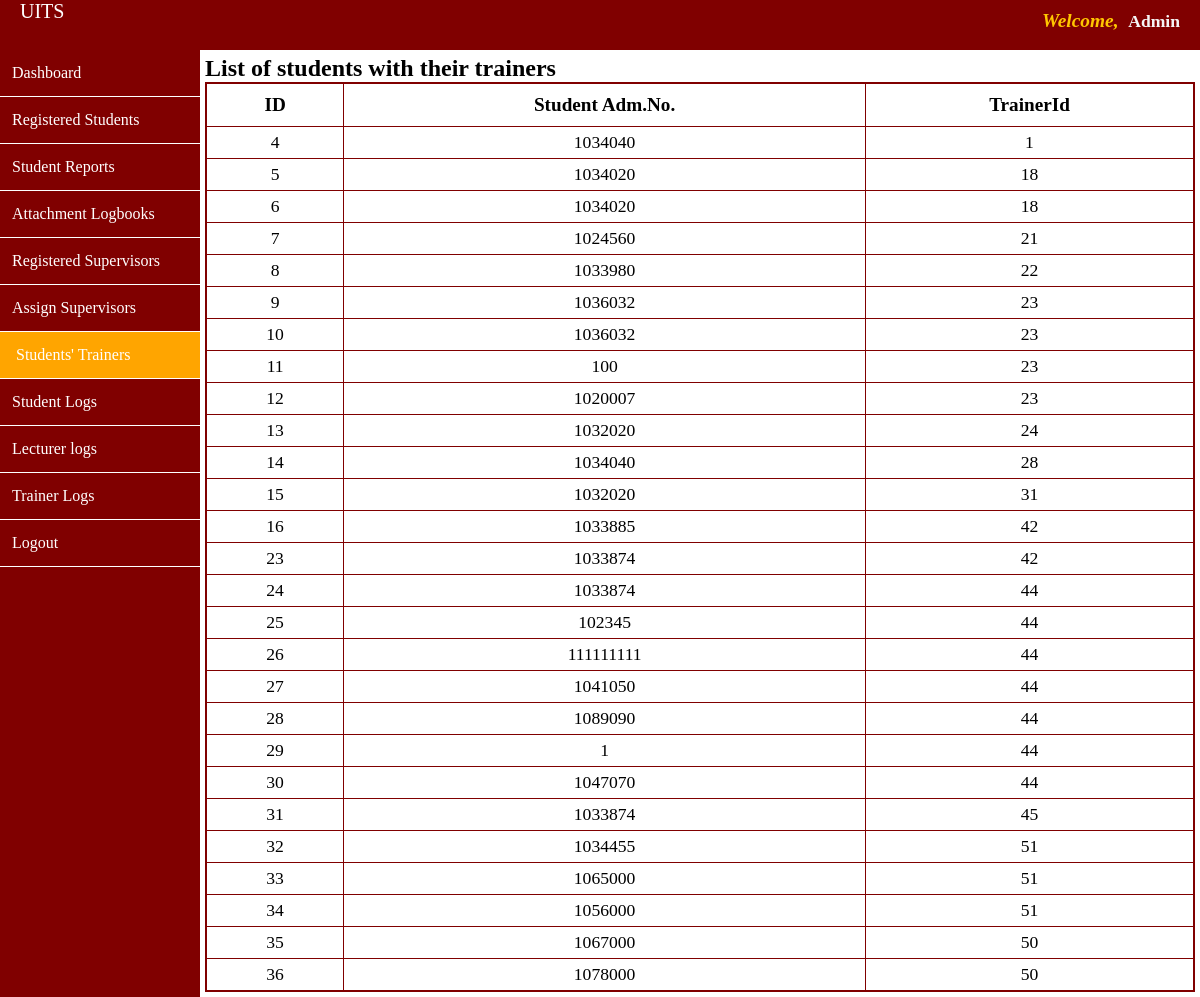
/admin/studentstrainers.php, run on the app's committed database.
### tables this page shows
CREATE TABLE IF NOT EXISTS `assigned_trainer` (
  `id` int NOT NULL AUTO_INCREMENT,
  `admission_number` varchar(200) NOT NULL,
  `trainer_id` int NOT NULL,
  PRIMARY KEY (`id`),
  KEY `admission_number_idx` (`admission_number`),
  KEY `trainer_id_idx` (`trainer_id`)
);

### admin/studentstrainers.php (the view, shortened to what this page needs)
<?php include "./includes/db.php"; ?>
<html>
<head>
    <link rel="stylesheet" href="./templates/admin1.css" />
</head>
<body>
    <div id="top-navigation">
        <div id="logo"> UITS</div>
        <div id="student_name"><span style="color:rgb(255, 198, 0);font-size:1.1em"><em>Welcome,</em>&nbsp; </span><span style="font-family:serif"><?php echo "Admin" ?></span></div>
    </div>
    <div class="admincontent">
        <div class="sidebar">
            <ul id="menu_list">
                <a class="menu_items_link" href="dashboard.php">
                    <li class="menu_items_list">Dashboard</li>
                </a>
                <a class="menu_items_link" href="registeredstudents.php">
                    <li class="menu_items_list">Registered Students</li>
                </a>
                <a class="menu_items_link" href="submitreports.php">
                    <li class="menu_items_list">Student Reports</li>
                </a>
                <a class="menu_items_link" href="attachmentlogbooks.php">
                    <li class="menu_items_list">Attachment Logbooks</li>
                </a>
                <a class="menu_items_link" href="registeredsupervisors.php">
                    <li class="menu_items_list">Registered Supervisors</li>
                </a>
                <a class="menu_items_link" href="assignedlecturers.php">
                    <li class="menu_items_list">Assign Supervisors</li>
                </a>
                <a class="menu_items_link" href="studentstrainers.php">
                    <li class="menu_items_list" style="background-color:orange;padding-left:16px">Students' Trainers</li>
                </a>
                <a class="menu_items_link" href="studentslogs.php">
                    <li class="menu_items_list">Student Logs</li>
                </a>
                <a class="menu_items_link" href="lecturerlogs.php">
                    <li class="menu_items_list">Lecturer logs</li>
                </a>
                <a class="menu_items_link" href="trainerlogs.php">
                    <li class="menu_items_list">Trainer Logs</li>
                </a>
                <a class="menu_items_link" href="dashboard.php?logout">
                    <li class="menu_items_list">Logout</li>
                </a>
            </ul>
        </div>
        <div class="main">
            <h2>List of students with their trainers</h2>
            <table border="1" cellpadding="0">
                <thead>
                    <tr>
                        <th>ID</th>
                        <th>Student Adm.No.</th>
                        <th>TrainerId</th>
                    </tr>
                </thead>
                <tbody>
                    <?php
                    $query = "SELECT * FROM  assigned_trainer";
                    $query_select_all = mysqli_query($conn, $query);
                    while ($row = mysqli_fetch_assoc($query_select_all)) {
                        $id = $row['id'];
                        $admission_number = $row['admission_number'];
                        $trainer_id = $row['trainer_id'];
                        echo "<tr>";
                        echo "<td>{$id}</td>";
                        echo "<td>{$admission_number}</td>";
                        echo "<td>{$trainer_id}</td>";
                        echo "</tr>";
                    }
                    ?>
                </tbody>
            </table>
        </div>
    </div>
</body>
</html>

### admin/templates/admin1.css (style rules this page uses)
* { margin: 0; padding: 0; text-decoration: none; }
body { box-sizing: border-box; }
#top-navigation { height:50px; background-color: #800000; position: fixed; width: 100%; }
#top-navigation #logo { color: #fff; float:left; width:150px; height:50px; position:relative; left:20px; font-size: 20px; }
#top-navigation #student_name { color: whitesmoke; float: right; margin-right: 20px; font-size: 1.1em; font-weight: bold; margin-top: 10px; font-family: serif; }
.sidebar { position:fixed; background:#800000; width:200px; height:100%; top:50px; left:0; z-index:1; }
.sidebar #menu_list a { text-decoration: none; color: white; font-size: 1em; }
.sidebar #menu_list li { text-decoration-style: none; padding: 14px 10px 14px 12px; border-bottom: 1px solid white; font-weight: lighter; }
.main { margin-left: 200px; padding: 5px; }
.main h2 { margin-top: 50px; }
table { width:100%; border-collapse: collapse; border: 2px solid #800000; }
table th { padding: 10px; font-weight: bold; font-size:1.2em; }
table td { font-size:1.1em; padding:5px; text-align: center; }

### data on the page
assigned_trainer: id "4", admission_number "1034040", trainer "1"
assigned_trainer: id "5", admission_number "1034020", trainer "18"
assigned_trainer: id "6", admission_number "1034020", trainer "18"
assigned_trainer: id "7", admission_number "1024560", trainer "21"
assigned_trainer: id "8", admission_number "1033980", trainer "22"
assigned_trainer: id "9", admission_number "1036032", trainer "23"
assigned_trainer: id "10", admission_number "1036032", trainer "23"
assigned_trainer: id "11", admission_number "100", trainer "23"
assigned_trainer: id "12", admission_number "1020007", trainer "23"
assigned_trainer: id "13", admission_number "1032020", trainer "24"
assigned_trainer: id "14", admission_number "1034040", trainer "28"
assigned_trainer: id "15", admission_number "1032020", trainer "31"
assigned_trainer: id "16", admission_number "1033885", trainer "42"
assigned_trainer: id "23", admission_number "1033874", trainer "42"
assigned_trainer: id "24", admission_number "1033874", trainer "44"
assigned_trainer: id "25", admission_number "102345", trainer "44"
assigned_trainer: id "26", admission_number "111111111", trainer "44"
assigned_trainer: id "27", admission_number "1041050", trainer "44"
assigned_trainer: id "28", admission_number "1089090", trainer "44"
assigned_trainer: id "29", admission_number "1", trainer "44"
assigned_trainer: id "30", admission_number "1047070", trainer "44"
assigned_trainer: id "31", admission_number "1033874", trainer "45"
assigned_trainer: id "32", admission_number "1034455", trainer "51"
assigned_trainer: id "33", admission_number "1065000", trainer "51"
assigned_trainer: id "34", admission_number "1056000", trainer "51"
assigned_trainer: id "35", admission_number "1067000", trainer "50"
assigned_trainer: id "36", admission_number "1078000", trainer "50"
